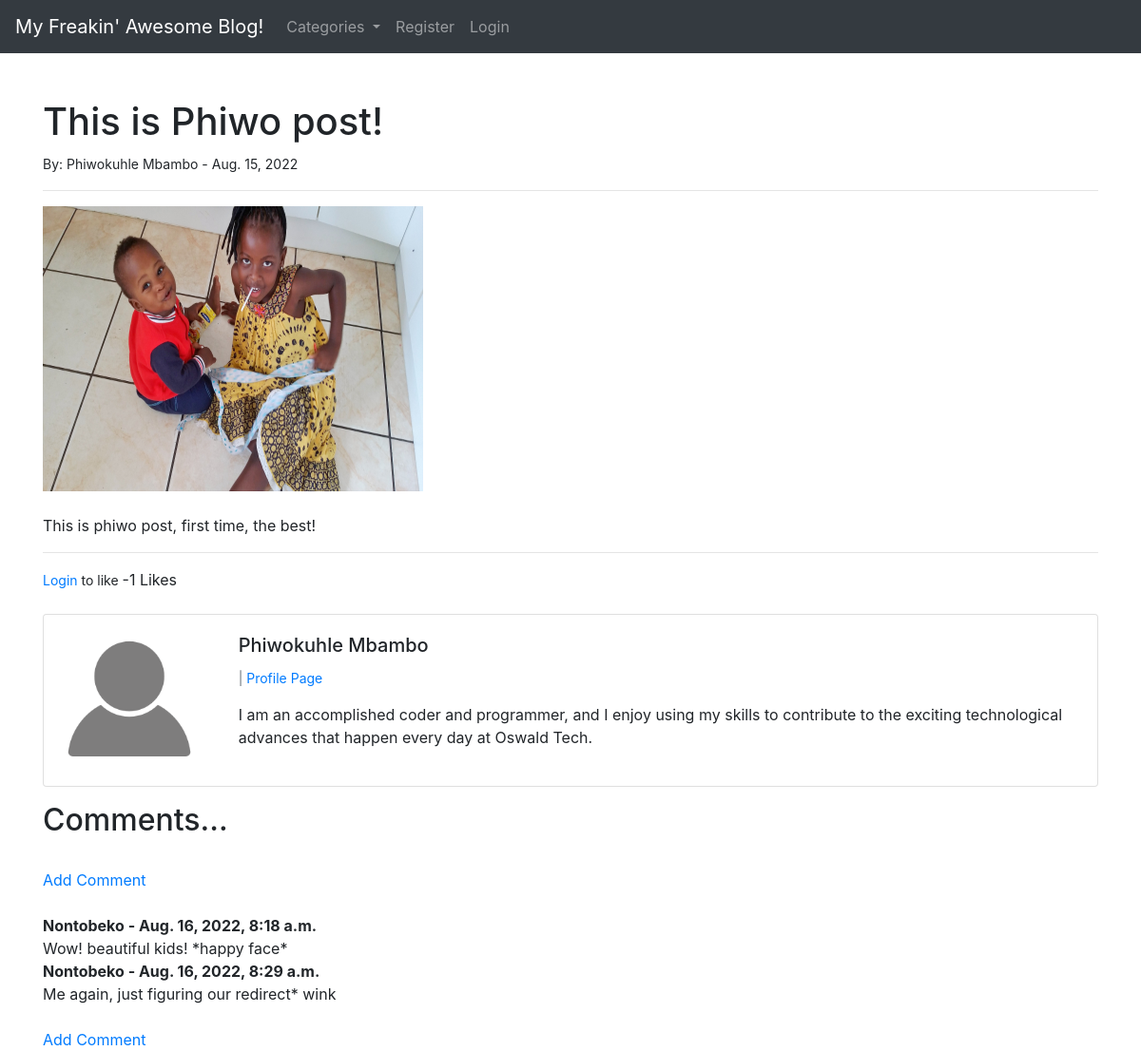
The page /article/25 on the database its author committed.
### theblog/models.py (models this page shows, shortened)
class Post(models.Model):
    title = models.CharField(max_length=255)
    header_image = models.ImageField(null=True, blank=True, upload_to='images/')
    title_tag = models.CharField(max_length=255)
    author = models.ForeignKey(User, on_delete=models.CASCADE)
    body = RichTextField(blank=True, null=True)
    post_date = models.DateField(auto_now_add=True)
    category = models.CharField(max_length=255, default='coding')#adding default because we already have entries
    snippet = models.CharField(max_length=255)
    likes = models.ManyToManyField(User, related_name='blog_posts')
    def total_likes(self):
        return self.likes.count()

class Profile(models.Model):
    user = models.OneToOneField(User, null=True, on_delete=models.CASCADE)
    bio = models.TextField()
    profile_pic = models.ImageField(null=True, blank=True, upload_to='images/profile/')
    website_url = models.CharField(max_length=255, null=True, blank=True)
    facebook_url = models.CharField(max_length=255, null=True, blank=True)
    twitter_url = models.CharField(max_length=255, null=True, blank=True)
    instagram_url = models.CharField(max_length=255, null=True, blank=True)
    pinterest_url = models.CharField(max_length=255, null=True, blank=True)

class Comment(models.Model):
    post = models.ForeignKey(Post, on_delete=models.CASCADE, related_name='comments')
    name = models.CharField(max_length=255)
    body = models.TextField()
    date_added = models.DateTimeField(auto_now_add=True)

### theblog/views.py (the view)
# urls.py: path('article/<int:pk>', ArticleDetailView.as_view(), name='article-detail'),
class ArticleDetailView(DetailView):
    model = Post
    template_name = 'article_details.html'
    def get_context_data(self, *args, **kwargs):
        cat_menu = Category.objects.all() #get all data in Category model and assign it to cat_menu variable
        context = super(ArticleDetailView, self).get_context_data(*args, **kwargs)
        stuff = get_object_or_404(Post, id=self.kwargs['pk'])
        total_likes = stuff.total_likes()
        liked = False
        if stuff.likes.filter(id=self.request.user.id).exists():
            liked = True
        context["cat_menu"] = cat_menu
        context["total_likes"] = total_likes
        context["liked"] = liked
        return context

### theblog/models.py (called while the page is built)
    def __str__(self):
        return self.name

### theblog/templates/article_details.html (shortened to what this page needs)
{% extends 'base.html' %}
{% load static %}
{% block content %}
<h1>{{ post.title }}</h1>
<small>By: {{ post.author.first_name }}
    {{ post.author.last_name}} - {{ post.post_date}}
</small>
<br>
<hr>
{% if post.header_image %}
<img src="{{ post.header_image.url }}" width="400" height="300" alt="">
{% endif %}
<br><br>
{{ post.body|safe }}
<hr>
<form action="{% url 'like_post' post.pk %}" method="POST">
    {% if user.is_authenticated %}
    {% if liked %}
    <button type="submit" name="post_id" value="{{post.id}}" class="btn btn-danger btn-sm">unlike</button>
    {% else %}
    <button type="submit" name="post_id" value="{{post.id}}" class="btn btn-primary btn-sm">Like</button>
    {% endif %}
    {% else %}
    <small><a href="{% url 'login' %}">Login</a>
        to like
    </small>
    {% endif %}
    -{{ total_likes }} Likes
</form>
<br>
<div class="card mb-3">
    <div class="row no-gutters">
        <div class="col-md-2">
            {% if post.author.profile.profile_pic %}
            <img src="{{ post.author.profile.profile_pic.url }}" width=180 height=180 alt="">
            {% else %}
            <img src="{% static 'theblog/images/profile2.png' %}" width=180 height=180 alt="">
            {% endif %}
        </div>
        <div class="col-md-10">
            <div class="card-body">
                <h5 class="card-title">
                    {{ post.author.first_name }}
                    {{ post.author.last_name}}
                </h5>
                <p class="small text-muted">
                    | <a href="{% url 'show_profile_page' post.author.profile.id %}">Profile Page</a>
                </p>
                <p class="card-text">{{ post.author.profile.bio }}</p>
            </div>
        </div>
    </div>
</div>
<h2>Comments...</h2>
<br>
{% if not post.comments.all %}
No Comments Yet..<a href="{% url 'add_comment' post.pk %}">Add One</a>
{% else %}
<a href="{% url 'add_comment' post.pk %}">Add Comment</a>
<br><br>
{% for comment in post.comments.all %}
<strong>
    {{ comment.name }} -
    {{ comment.date_added }}
</strong>
<br>
{{ comment.body }}
<br>
{% endfor %}
<br>
<a href="{% url 'add_comment' post.pk %}">Add Comment</a>
{% endif %}
{% endblock %}

### rows shown on the page
Post: title "This is Phiwo post!", author.first_name "Phiwokuhle", author.last_name "Mbambo", post_date "Aug. 15, 2022", header_image (picture), body "This is phiwo post, first time, the best!", author.profile.bio "I am an accomplished coder and programmer, and I enjoy using my skills to contribute to the exciting technological advances that happen every day at Oswald Tech."
Comment: name "Nontobeko", date_added "Aug. 16, 2022, 8:18 a.m.", body "Wow! beautiful kids! *happy face*"
Comment: name "Nontobeko", date_added "Aug. 16, 2022, 8:29 a.m.", body "Me again, just figuring our redirect* wink"

### other values the page prints
{{ total_likes }} "1"
